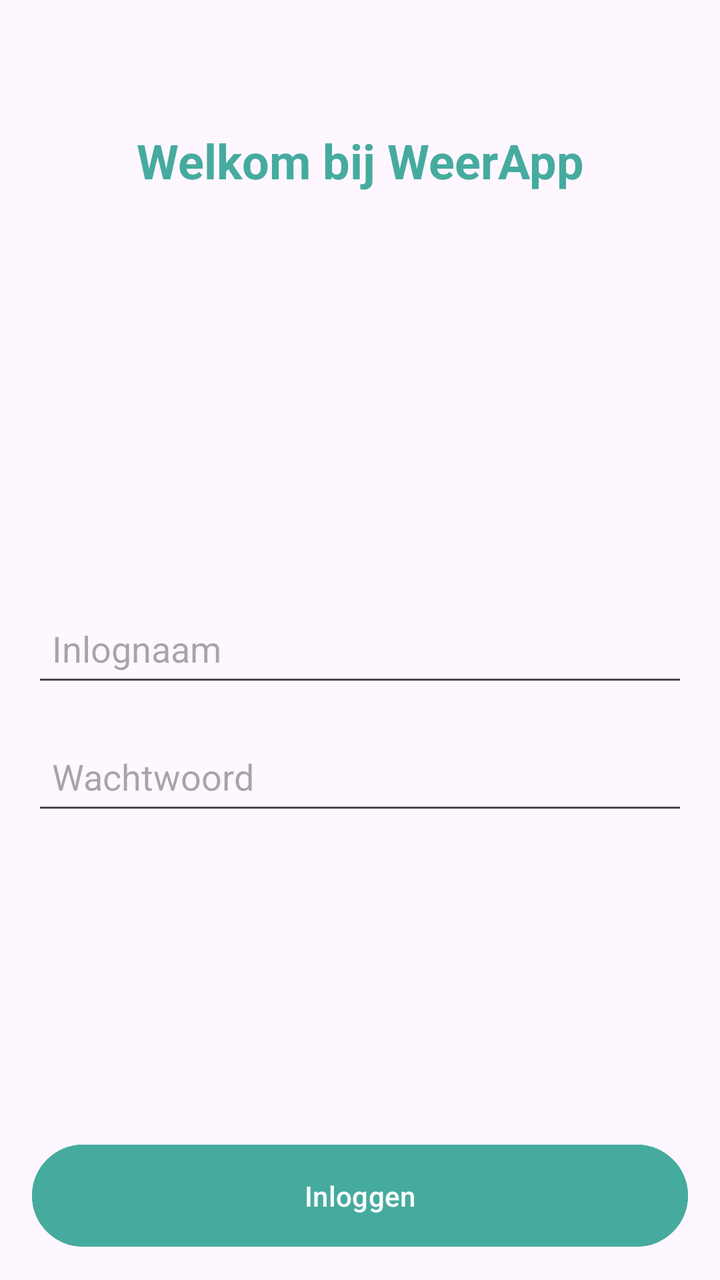
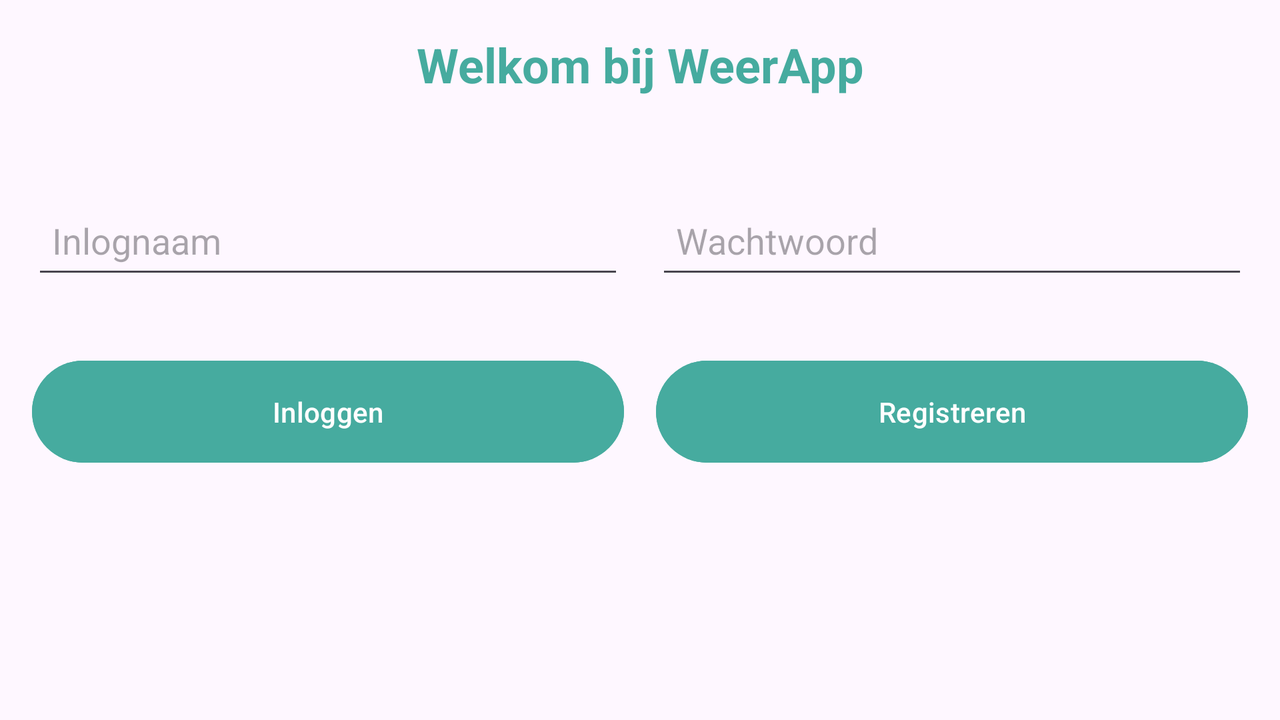

The same Android screen from two of the app's own layout files: first res/layout/ as a phone draws it, then the repository's variant for another configuration, drawn on a device whose configuration selects that folder. Both files follow.
<!-- AndroidManifest.xml: application theme Theme.weerappexamen -->
<!-- res/layout/activity_main.xml -->
<?xml version="1.0" encoding="utf-8"?>
<androidx.constraintlayout.widget.ConstraintLayout
    xmlns:android="http://schemas.android.com/apk/res/android"
    xmlns:app="http://schemas.android.com/apk/res-auto"
    android:layout_width="match_parent"
    android:layout_height="match_parent"
    android:padding="16dp">

    <TextView
        android:id="@+id/tvWelcome"
        android:layout_width="wrap_content"
        android:layout_height="wrap_content"
        android:text="Welkom bij WeerApp"
        android:textColor="#46AB9F"
        android:textSize="24sp"
        android:textStyle="bold"
        android:gravity="center"
        app:layout_constraintTop_toTopOf="parent"
        app:layout_constraintStart_toStartOf="parent"
        app:layout_constraintEnd_toEndOf="parent"
        android:layout_marginTop="48dp"/>

    <EditText
        android:id="@+id/etInlognaam"
        android:layout_width="0dp"
        android:layout_height="wrap_content"
        android:layout_marginTop="204dp"
        android:hint="Inlognaam"
        android:inputType="text"
        android:minHeight="48dp"
        android:padding="10dp"
        app:layout_constraintEnd_toEndOf="parent"
        app:layout_constraintStart_toStartOf="parent"
        app:layout_constraintTop_toBottomOf="@id/tvWelcome" />

    <EditText
        android:id="@+id/etWachtwoord"
        android:layout_width="0dp"
        android:layout_height="wrap_content"
        android:hint="Wachtwoord"
        android:inputType="textPassword"
        android:minHeight="48dp"
        android:padding="10dp"
        app:layout_constraintTop_toBottomOf="@id/etInlognaam"
        app:layout_constraintStart_toStartOf="parent"
        app:layout_constraintEnd_toEndOf="parent"
        android:layout_marginTop="16dp"/>

    <Button
        android:id="@+id/inloggen"
        android:layout_width="0dp"
        android:layout_height="wrap_content"
        android:layout_marginTop="156dp"
        android:backgroundTint="@color/my_button_color"
        android:minHeight="48dp"
        android:padding="16dp"
        android:text="Inloggen"
        android:textColor="@color/white"
        app:layout_constraintEnd_toEndOf="parent"
        app:layout_constraintStart_toStartOf="parent"
        app:layout_constraintTop_toBottomOf="@id/etWachtwoord"
        android:onClick="onClick"/>

    <Button
        android:id="@+id/registreren"
        android:layout_width="0dp"
        android:layout_height="wrap_content"
        android:layout_marginTop="16dp"
        android:backgroundTint="@color/my_button_color"
        android:minHeight="48dp"
        android:padding="16dp"
        android:text="Registreren"
        android:textColor="@color/white"
        app:layout_constraintEnd_toEndOf="parent"
        app:layout_constraintStart_toStartOf="parent"
        app:layout_constraintTop_toBottomOf="@id/inloggen"
        android:onClick="onClick"/>

</androidx.constraintlayout.widget.ConstraintLayout>
<!-- resources referenced by this layout -->
<resources>
  <color name="my_button_color">#46AB9F</color>
  <color name="white">#FFFFFFFF</color>
  <style name="Theme.weerappexamen" parent="Base.Theme.weerappexamen" />
  <style name="Base.Theme.weerappexamen" parent="Theme.Material3.DayNight.NoActionBar">
          <item name="android:statusBarColor">@color/status_bar_color</item>
      </style>
  <color name="status_bar_color">#46AB9F</color>
</resources>
<!-- res/layout-land/activity_main.xml (the repository's variant of the layout above) -->
<!-- drawn on the phone turned sideways -->
<?xml version="1.0" encoding="utf-8"?>
<androidx.constraintlayout.widget.ConstraintLayout
    xmlns:android="http://schemas.android.com/apk/res/android"
    xmlns:app="http://schemas.android.com/apk/res-auto"
    android:layout_width="match_parent"
    android:layout_height="match_parent"
    android:padding="16dp">

    <TextView
        android:id="@+id/tvWelcome"
        android:layout_width="0dp"
        android:layout_height="wrap_content"
        android:text="Welkom bij WeerApp"
        android:textColor="#46AB9F"
        android:textSize="24sp"
        android:textStyle="bold"
        android:gravity="center"
        app:layout_constraintTop_toTopOf="parent"
        app:layout_constraintStart_toStartOf="parent"
        app:layout_constraintEnd_toEndOf="parent"/>

    <LinearLayout
        android:id="@+id/inputContainer"
        android:layout_width="0dp"
        android:layout_height="wrap_content"
        android:orientation="horizontal"
        android:layout_marginTop="48dp"
        app:layout_constraintTop_toBottomOf="@id/tvWelcome"
        app:layout_constraintStart_toStartOf="parent"
        app:layout_constraintEnd_toEndOf="parent">

        <EditText
            android:id="@+id/etInlognaam"
            android:layout_width="0dp"
            android:layout_height="wrap_content"
            android:layout_weight="1"
            android:hint="Inlognaam"
            android:inputType="text"
            android:minHeight="48dp"
            android:padding="10dp" />

        <EditText
            android:id="@+id/etWachtwoord"
            android:layout_width="0dp"
            android:layout_height="wrap_content"
            android:layout_weight="1"
            android:hint="Wachtwoord"
            android:inputType="textPassword"
            android:minHeight="48dp"
            android:padding="10dp"
            android:layout_marginStart="16dp"/>
    </LinearLayout>

    <LinearLayout
        android:id="@+id/buttonContainer"
        android:layout_width="0dp"
        android:layout_height="wrap_content"
        android:orientation="horizontal"
        android:layout_marginTop="32dp"
        app:layout_constraintTop_toBottomOf="@id/inputContainer"
        app:layout_constraintStart_toStartOf="parent"
        app:layout_constraintEnd_toEndOf="parent">

        <Button
            android:id="@+id/inloggen"
            android:layout_width="0dp"
            android:layout_height="wrap_content"
            android:layout_weight="1"
            android:backgroundTint="@color/my_button_color"
            android:minHeight="48dp"
            android:padding="16dp"
            android:text="Inloggen"
            android:textColor="@color/white"
            android:onClick="onClick"/>

        <Button
            android:id="@+id/registreren"
            android:layout_width="0dp"
            android:layout_height="wrap_content"
            android:layout_weight="1"
            android:layout_marginStart="16dp"
            android:backgroundTint="@color/my_button_color"
            android:minHeight="48dp"
            android:padding="16dp"
            android:text="Registreren"
            android:textColor="@color/white"
            android:onClick="onClick"/>
    </LinearLayout>

</androidx.constraintlayout.widget.ConstraintLayout>
